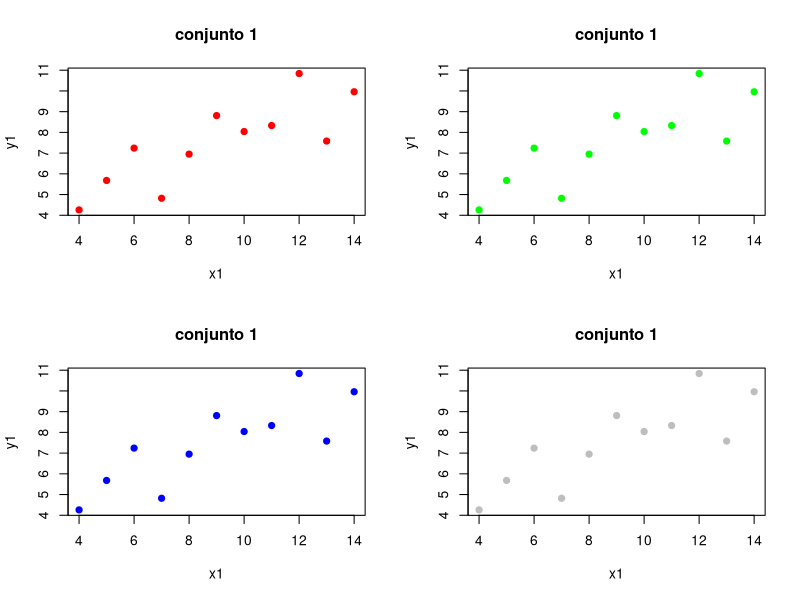

This chart was generated by the following R code:
# Correlación de continuación

# Ingresar pares de datos

x1 <- c(10.0, 8.0, 13.0, 9.0, 11.0, 14.0, 6.0, 4.0, 12.0, 7.0, 5.0)
y1 <- c(8.04, 6.95, 7.58, 8.81, 8.33, 9.96, 7.24, 4.26, 10.84, 4.82, 5.68)

mean(x1)
mean(y1)
cor.test(x1,y1)

# Gráfica de los datos
par(mfrow = c(2,2)) #Configurar gráficas 2x2

plot(x1, y1, col= "red",
     main="conjunto 1", pch =19)

plot(x1, y1, col= "green",
     main="conjunto 1", pch =19)

plot(x1, y1, col= "blue",
     main="conjunto 1", pch =19)

plot(x1, y1, col= "gray",
     main="conjunto 1", pch =19)
